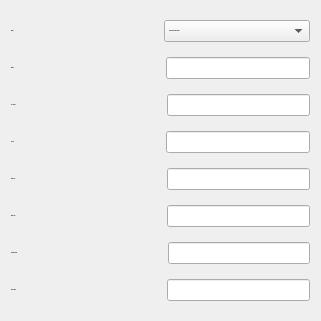
   <widget class="QWidget" name="verticalLayoutWidget_2">
    <property name="geometry">
     <rect>
      <x>1030</x>
      <y>30</y>
      <width>321</width>
      <height>321</height>
     </rect>
    </property>
    <layout class="QVBoxLayout" name="verticalLayout_6">
     <item>
      <layout class="QHBoxLayout" name="horizontalLayout_10">
       <item>
        <widget class="QLabel" name="label_13">
         <property name="font">
          <font>
           <family>Arial</family>
           <pointsize>-1</pointsize>
           <weight>75</weight>
           <bold>true</bold>
          </font>
         </property>
         <property name="text">
          <string>Birlik:</string>
         </property>
        </widget>
       </item>
       <item>
        <widget class="QComboBox" name="cmbEdit_birlik">
         <property name="font">
          <font>
           <family>Arial</family>
           <pointsize>-1</pointsize>
           <weight>75</weight>
           <bold>true</bold>
          </font>
         </property>
         <item>
          <property name="text">
           <string>1'inci Tank Tabur K.lığı</string>
          </property>
         </item>
         <item>
          <property name="text">
           <string>2'nci Tank Tabur K.lığı</string>
          </property>
         </item>
         <item>
          <property name="text">
           <string>Lojistik Destek Tabur K.lığı</string>
          </property>
         </item>
         <item>
          <property name="text">
           <string>Komuta Destek Tabur K.lığı</string>
          </property>
         </item>
         <item>
          <property name="text">
           <string>Topçu Tabur K.lığı</string>
          </property>
         </item>
         <item>
          <property name="text">
           <string>Mekanize Piyade Tabur K.lığı</string>
          </property>
         </item>
        </widget>
       </item>
      </layout>
     </item>
     <item>
      <layout class="QHBoxLayout" name="horizontalLayout_13">
       <item>
        <widget class="QLabel" name="label_17">
         <property name="font">
          <font>
           <family>Arial</family>
           <pointsize>-1</pointsize>
           <weight>75</weight>
           <bold>true</bold>
          </font>
         </property>
         <property name="text">
          <string>Rütbe:</string>
         </property>
        </widget>
       </item>
       <item>
        <spacer name="horizontalSpacer_9">
         <property name="font">
          <font>
           <family>Arial</family>
           <pointsize>-1</pointsize>
           <weight>75</weight>
           <bold>true</bold>
          </font>
         </property>
         <property name="orientation">
          <enum>Qt::Horizontal</enum>
         </property>
         <property name="sizeHint" stdset="0">
          <size>
           <width>40</width>
           <height>20</height>
          </size>
         </property>
        </spacer>
       </item>
       <item>
        <widget class="QLineEdit" name="lineEdit_rutbe">
         <property name="font">
          <font>
           <family>Arial</family>
           <pointsize>-1</pointsize>
           <weight>75</weight>
           <bold>true</bold>
          </font>
         </property>
        </widget>
       </item>
      </layout>
     </item>
     <item>
      <layout class="QHBoxLayout" name="horizontalLayout_16">
       <item>
        <widget class="QLabel" name="label_20">
         <property name="font">
          <font>
           <family>Arial</family>
           <pointsize>-1</pointsize>
           <weight>75</weight>
           <bold>true</bold>
          </font>
         </property>
         <property name="text">
          <string>Ad Soyad:</string>
         </property>
        </widget>
       </item>
       <item>
        <spacer name="horizontalSpacer_10">
         <property name="font">
          <font>
           <family>Arial</family>
           <pointsize>-1</pointsize>
           <weight>75</weight>
           <bold>true</bold>
          </font>
         </property>
         <property name="orientation">
          <enum>Qt::Horizontal</enum>
         </property>
         <property name="sizeHint" stdset="0">
          <size>
           <width>18</width>
           <height>20</height>
          </size>
         </property>
        </spacer>
       </item>
       <item>
        <widget class="QLineEdit" name="lineEdit_adSoyad">
         <property name="font">
          <font>
           <family>Arial</family>
           <pointsize>-1</pointsize>
           <weight>75</weight>
           <bold>true</bold>
          </font>
         </property>
        </widget>
       </item>
      </layout>
     </item>
     <item>
      <layout class="QHBoxLayout" name="horizontalLayout_11">
       <item>
        <widget class="QLabel" name="label_14">
         <property name="font">
          <font>
           <family>Arial</family>
           <pointsize>-1</pointsize>
           <weight>75</weight>
           <bold>true</bold>
          </font>
         </property>
         <property name="text">
          <string>Tel No:</string>
         </property>
        </widget>
       </item>
       <item>
        <spacer name="horizontalSpacer_11">
         <property name="font">
          <font>
           <family>Arial</family>
           <pointsize>-1</pointsize>
           <weight>75</weight>
           <bold>true</bold>
          </font>
         </property>
         <property name="orientation">
          <enum>Qt::Horizontal</enum>
         </property>
         <property name="sizeHint" stdset="0">
          <size>
           <width>40</width>
           <height>20</height>
          </size>
         </property>
        </spacer>
       </item>
       <item>
        <widget class="QLineEdit" name="lineEdit_telNo">
         <property name="font">
          <font>
           <family>Arial</family>
           <pointsize>-1</pointsize>
           <weight>75</weight>
           <bold>true</bold>
          </font>
         </property>
        </widget>
       </item>
      </layout>
     </item>
     <item>
      <layout class="QHBoxLayout" name="horizontalLayout_14">
       <item>
        <widget class="QLabel" name="lkitapNo">
         <property name="font">
          <font>
           <family>Arial</family>
           <pointsize>-1</pointsize>
           <weight>75</weight>
           <bold>true</bold>
          </font>
         </property>
         <property name="text">
          <string>Kitap No:</string>
         </property>
        </widget>
       </item>
       <item>
        <spacer name="horizontalSpacer_12">
         <property name="font">
          <font>
           <family>Arial</family>
           <pointsize>-1</pointsize>
           <weight>75</weight>
           <bold>true</bold>
          </font>
         </property>
         <property name="orientation">
          <enum>Qt::Horizontal</enum>
         </property>
         <property name="sizeHint" stdset="0">
          <size>
           <width>40</width>
           <height>20</height>
          </size>
         </property>
        </spacer>
       </item>
       <item>
        <widget class="QLineEdit" name="lineEdit_kitapNo">
         <property name="font">
          <font>
           <family>Arial</family>
           <pointsize>-1</pointsize>
           <weight>75</weight>
           <bold>true</bold>
          </font>
         </property>
        </widget>
       </item>
      </layout>
     </item>
     <item>
      <layout class="QHBoxLayout" name="horizontalLayout_15">
       <item>
        <widget class="QLabel" name="label_19">
         <property name="font">
          <font>
           <family>Arial</family>
           <pointsize>-1</pointsize>
           <weight>75</weight>
           <bold>true</bold>
          </font>
         </property>
         <property name="text">
          <string>Kitap Adı:</string>
         </property>
        </widget>
       </item>
       <item>
        <spacer name="horizontalSpacer_13">
         <property name="font">
          <font>
           <family>Arial</family>
           <pointsize>-1</pointsize>
           <weight>75</weight>
           <bold>true</bold>
          </font>
         </property>
         <property name="orientation">
          <enum>Qt::Horizontal</enum>
         </property>
         <property name="sizeHint" stdset="0">
          <size>
           <width>40</width>
           <height>20</height>
          </size>
         </property>
        </spacer>
       </item>
       <item>
        <widget class="QLineEdit" name="lineEdit_kitapAdi">
         <property name="font">
          <font>
           <family>Arial</family>
           <pointsize>-1</pointsize>
           <weight>75</weight>
           <bold>true</bold>
          </font>
         </property>
        </widget>
       </item>
      </layout>
     </item>
     <item>
      <layout class="QHBoxLayout" name="horizontalLayout_9">
       <item>
        <widget class="QLabel" name="label_12">
         <property name="font">
          <font>
           <family>Arial</family>
           <pointsize>-1</pointsize>
           <weight>75</weight>
           <bold>true</bold>
          </font>
         </property>
         <property name="text">
          <string>Teslim Tarihi:</string>
         </property>
        </widget>
       </item>
       <item>
        <spacer name="horizontalSpacer_14">
         <property name="font">
          <font>
           <family>Arial</family>
           <pointsize>-1</pointsize>
           <weight>75</weight>
           <bold>true</bold>
          </font>
         </property>
         <property name="orientation">
          <enum>Qt::Horizontal</enum>
         </property>
         <property name="sizeHint" stdset="0">
          <size>
           <width>40</width>
           <height>20</height>
          </size>
         </property>
        </spacer>
       </item>
       <item>
        <widget class="QLineEdit" name="dateEditTeslim">
         <property name="font">
          <font>
           <family>Arial</family>
           <pointsize>-1</pointsize>
           <weight>75</weight>
           <bold>true</bold>
          </font>
         </property>
        </widget>
       </item>
      </layout>
     </item>
     <item>
      <layout class="QHBoxLayout" name="horizontalLayout_12">
       <item>
        <widget class="QLabel" name="label_16">
         <property name="font">
          <font>
           <family>Arial</family>
           <pointsize>-1</pointsize>
           <weight>75</weight>
           <bold>true</bold>
          </font>
         </property>
         <property name="text">
          <string>İade Tarihi:</string>
         </property>
        </widget>
       </item>
       <item>
        <spacer name="horizontalSpacer_15">
         <property name="font">
          <font>
           <family>Arial</family>
           <pointsize>-1</pointsize>
           <weight>75</weight>
           <bold>true</bold>
          </font>
         </property>
         <property name="orientation">
          <enum>Qt::Horizontal</enum>
         </property>
         <property name="sizeHint" stdset="0">
          <size>
           <width>40</width>
           <height>20</height>
          </size>
         </property>
        </spacer>
       </item>
       <item>
        <widget class="QLineEdit" name="dateEditIade">
         <property name="font">
          <font>
           <family>Arial</family>
           <pointsize>-1</pointsize>
           <weight>75</weight>
           <bold>true</bold>
          </font>
         </property>
        </widget>
       </item>
      </layout>
     </item>
    </layout>
   </widget>
